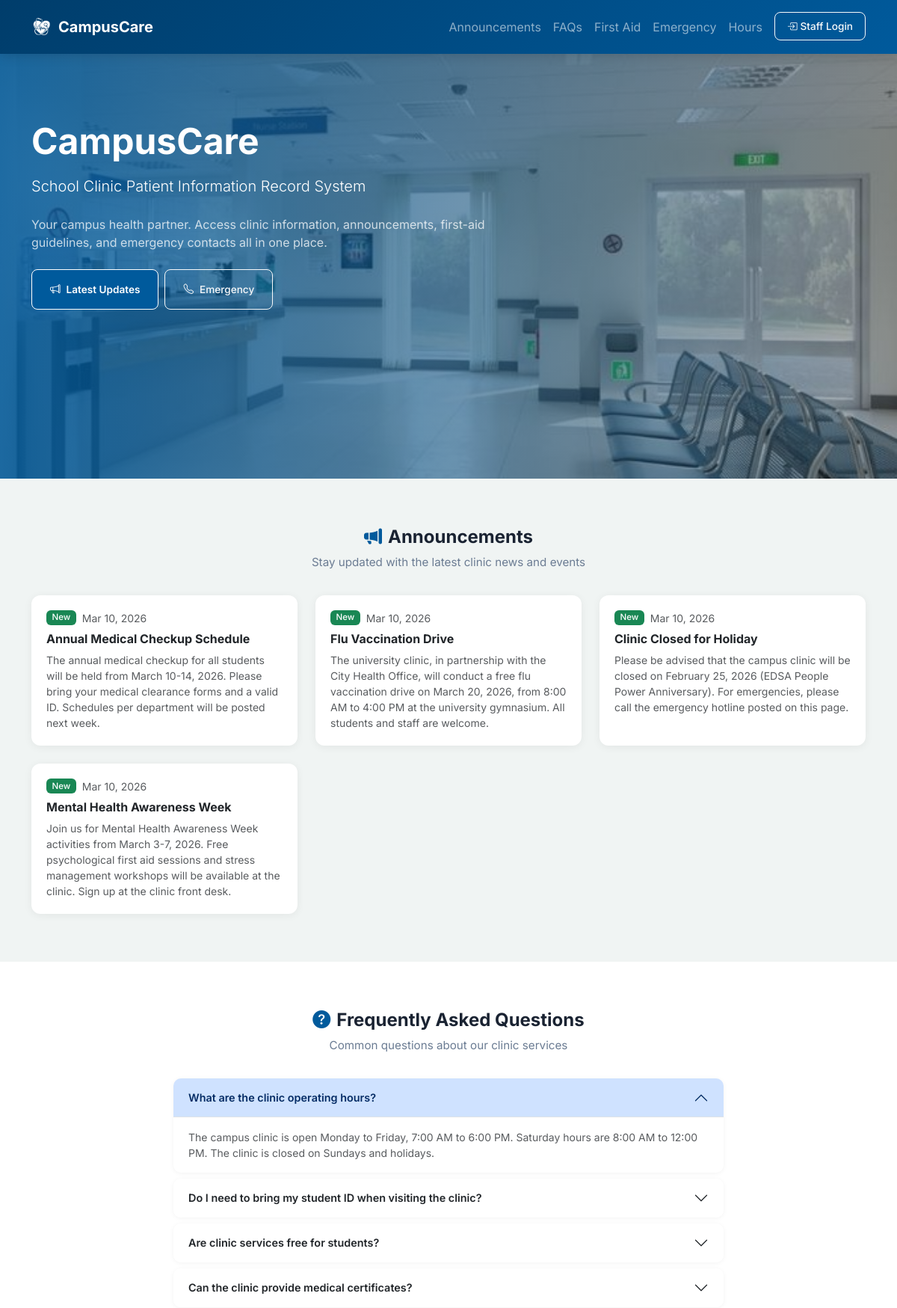
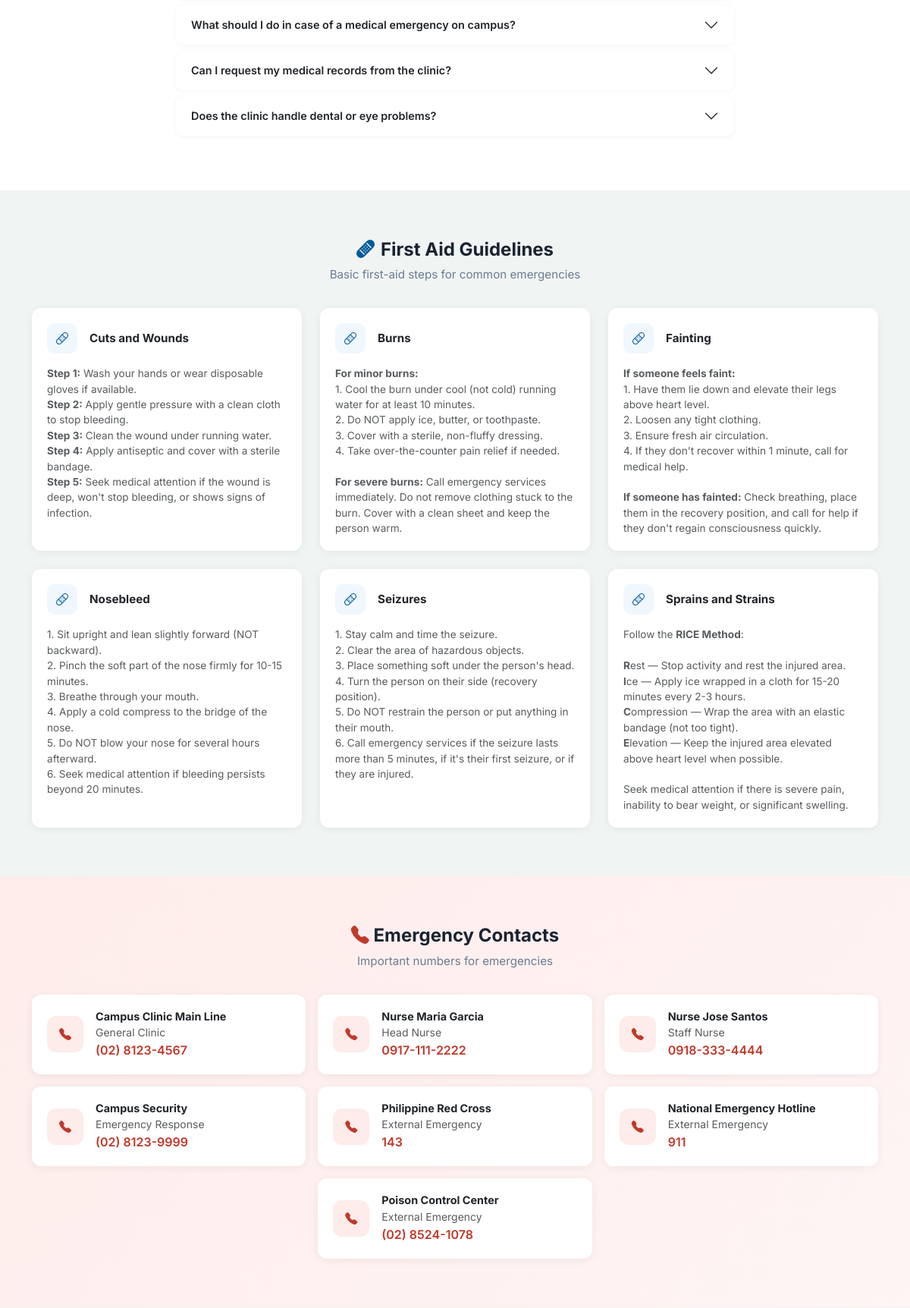
The page / (upper part) on the database its author committed (2 pictures, top to bottom).
### tables this page shows
CREATE TABLE IF NOT EXISTS `announcements` (
  `id` INT(11) NOT NULL AUTO_INCREMENT,
  `title` VARCHAR(200) NOT NULL,
  `content` TEXT NOT NULL,
  `posted_by` INT(11) DEFAULT NULL,
  `status` ENUM('published','draft') NOT NULL DEFAULT 'published',
  `created_at` DATETIME NOT NULL DEFAULT CURRENT_TIMESTAMP,
  `updated_at` DATETIME NOT NULL DEFAULT CURRENT_TIMESTAMP ON UPDATE CURRENT_TIMESTAMP,
  PRIMARY KEY (`id`),
  KEY `fk_announcement_user` (`posted_by`),
  CONSTRAINT `fk_announcement_user` FOREIGN KEY (`posted_by`) REFERENCES `users`(`id`) ON DELETE SET NULL
);

CREATE TABLE IF NOT EXISTS `faqs` (
  `id` INT(11) NOT NULL AUTO_INCREMENT,
  `question` VARCHAR(500) NOT NULL,
  `answer` TEXT NOT NULL,
  `sort_order` INT(11) NOT NULL DEFAULT 0,
  `status` ENUM('active','inactive') NOT NULL DEFAULT 'active',
  `created_at` DATETIME NOT NULL DEFAULT CURRENT_TIMESTAMP,
  `updated_at` DATETIME NOT NULL DEFAULT CURRENT_TIMESTAMP ON UPDATE CURRENT_TIMESTAMP,
  PRIMARY KEY (`id`)
);

CREATE TABLE IF NOT EXISTS `first_aid_guidelines` (
  `id` INT(11) NOT NULL AUTO_INCREMENT,
  `title` VARCHAR(200) NOT NULL,
  `content` TEXT NOT NULL,
  `sort_order` INT(11) NOT NULL DEFAULT 0,
  `status` ENUM('active','inactive') NOT NULL DEFAULT 'active',
  `created_at` DATETIME NOT NULL DEFAULT CURRENT_TIMESTAMP,
  `updated_at` DATETIME NOT NULL DEFAULT CURRENT_TIMESTAMP ON UPDATE CURRENT_TIMESTAMP,
  PRIMARY KEY (`id`)
);

CREATE TABLE IF NOT EXISTS `clinic_emergency_contacts` (
  `id` INT(11) NOT NULL AUTO_INCREMENT,
  `name` VARCHAR(150) NOT NULL,
  `role` VARCHAR(100) DEFAULT NULL,
  `phone_number` VARCHAR(20) NOT NULL,
  `email` VARCHAR(150) DEFAULT NULL,
  `sort_order` INT(11) NOT NULL DEFAULT 0,
  `status` ENUM('active','inactive') NOT NULL DEFAULT 'active',
  `created_at` DATETIME NOT NULL DEFAULT CURRENT_TIMESTAMP,
  PRIMARY KEY (`id`)
);

### config/database.php (called while the page is built, shortened)
<?php
class Database
{
    private static $instance = null;
    private $pdo;
    private function __construct()
    {
        try {
            $dsn = "mysql:host=" . DB_HOST . ";dbname=" . DB_NAME . ";charset=" . DB_CHARSET;
            $options = [
                PDO::ATTR_ERRMODE => PDO::ERRMODE_EXCEPTION,
                PDO::ATTR_DEFAULT_FETCH_MODE => PDO::FETCH_ASSOC,
                PDO::ATTR_EMULATE_PREPARES => false,
            ];
            $this->pdo = new PDO($dsn, DB_USER, DB_PASS, $options);
        }
        catch (PDOException $e) {
            die("Database connection failed: " . $e->getMessage());
        }
    }
    public static function getInstance()
    {
        if (self::$instance === null) {
            self::$instance = new self();
        }
        return self::$instance;
    }
    public function query($sql, $params = [])
    {
        $stmt = $this->pdo->prepare($sql);
        $stmt->execute($params);
        return $stmt;
    }
    public function fetchAll($sql, $params = [])
    {
        return $this->query($sql, $params)->fetchAll();
    }
}

### includes/functions.php (called while the page is built, shortened)
<?php
function e($string)
{
    return htmlspecialchars($string ?? '', ENT_QUOTES, 'UTF-8');
}
function formatDate($date, $format = 'M d, Y')
{
    return date($format, strtotime($date));
}

### index.php (the view, shortened to what this page needs)
<?php
require_once __DIR__ . '/config/database.php';
require_once __DIR__ . '/includes/functions.php';
$db = Database::getInstance();
$announcements = $db->fetchAll("SELECT * FROM announcements WHERE status = 'published' ORDER BY created_at DESC LIMIT 6");
$faqs = $db->fetchAll("SELECT * FROM faqs WHERE status = 'active' ORDER BY sort_order ASC");
$firstAidGuidelines = $db->fetchAll("SELECT * FROM first_aid_guidelines WHERE status = 'active' ORDER BY sort_order ASC");
$emergencyContacts = $db->fetchAll("SELECT * FROM clinic_emergency_contacts WHERE status = 'active' ORDER BY sort_order ASC");
?>
<!DOCTYPE html>
<html lang="en">
<head>
    <link rel="stylesheet" href="<?php echo BASE_URL; ?>/node_modules/bootstrap/dist/css/bootstrap.min.css">
    <link rel="stylesheet" href="<?php echo BASE_URL; ?>/node_modules/bootstrap-icons/font/bootstrap-icons.css">
    <link rel="stylesheet" href="<?php echo BASE_URL; ?>/css/style.css">
</head>
<body>
    <nav class="navbar navbar-expand-lg navbar-dark public-navbar fixed-top" style="box-shadow: 0 2px 15px rgba(0,0,0,0.15);">
        <div class="container">
            <a class="navbar-brand d-flex align-items-center fw-bold" href="#">
                <img src="<?php echo BASE_URL; ?>/assets/logo-main-w.png" alt="<?php echo APP_NAME; ?>" style="width:28px;height:28px;object-fit:contain;" class="me-2"><?php echo APP_NAME; ?>
            </a>
            <div class="collapse navbar-collapse" id="publicNav">
                <ul class="navbar-nav ms-auto">
                    <li class="nav-item"><a class="nav-link" href="#announcements">Announcements</a></li>
                    <li class="nav-item"><a class="nav-link" href="#faqs">FAQs</a></li>
                    <li class="nav-item"><a class="nav-link" href="#firstaid">First Aid</a></li>
                    <li class="nav-item"><a class="nav-link" href="#emergency">Emergency</a></li>
                    <li class="nav-item"><a class="nav-link" href="#hours">Hours</a></li>
                    <li class="nav-item ms-lg-2">
                        <a class="btn btn-outline-light btn-sm px-3" href="<?php echo BASE_URL; ?>/login.php">
                            <i class="bi bi-box-arrow-in-right me-1"></i>Staff Login
                        </a>
                    </li>
                </ul>
            </div>
        </div>
    </nav>
    <section class="public-hero p-0 position-relative overflow-hidden" style="min-height: 80vh;">
        <div id="heroBgCarousel" class="carousel slide carousel-fade position-absolute w-100 h-100" data-bs-ride="carousel" data-bs-interval="3000" style="z-index: 1;">
            <div class="carousel-inner h-100">
                <div class="carousel-item active h-100">
                    <div class="carousel-img-overlay" style="background-image: url('assets/clinic1.jpg');"></div>
                </div>
            </div>
        </div>
        <div class="container position-relative" style="z-index: 2; padding-top: 10rem; padding-bottom: 10rem;">
            <div class="row">
                <div class="col-lg-7 text-white">
                    <h1 class="display-5 fw-bold mb-3 animate-fade-in"><?php echo APP_NAME; ?></h1>
                    <p class="lead mb-4 opacity-100 animate-fade-in animate-delay-1"><?php echo APP_TAGLINE; ?></p>
                    <p class="mb-4 opacity-75 animate-fade-in animate-delay-2">
                        Your campus health partner. Access clinic information, announcements, first-aid guidelines, and emergency contacts all in one place.
                    </p>
                    <div class="animate-fade-in animate-delay-3 d-flex flex-column flex-md-row gap-2">
                        <a href="#announcements" class="btn btn-primary btn-md px-4 py-3 fw-semibold border-white d-flex align-items-center justify-content-center">
                            <i class="bi bi-megaphone me-2"></i>Latest Updates
                        </a>
                        <a href="#emergency" class="btn btn-outline-light btn-md px-4 py-3 d-flex align-items-center justify-content-center">
                            <i class="bi bi-telephone me-2"></i>Emergency
                        </a>
                    </div>
                </div>
            </div>
        </div>
    </section>
    <section class="public-section" id="announcements">
        <div class="container">
            <div class="text-center mb-4">
                <h2 class="section-title"><i class="bi bi-megaphone-fill text-primary-cc me-2"></i>Announcements</h2>
                <p class="section-subtitle">Stay updated with the latest clinic news and events</p>
            </div>
            <?php if (empty($announcements)): ?>
            <div class="empty-state"><i class="bi bi-megaphone"></i><p>No announcements at this time.</p></div>
            <?php
else: ?>
            <div class="row g-4">
                <?php foreach ($announcements as $ann): ?>
                <div class="col-md-6 col-lg-4">
                    <div class="public-card card h-100">
                        <div class="card-body">
                            <div class="d-flex align-items-center mb-2">
                                <span class="badge bg-success me-2">New</span>
                                <small class="text-muted"><?php echo formatDate($ann['created_at']); ?></small>
                            </div>
                            <h5 class="card-title fw-bold mb-2" style="font-size: 1rem;"><?php echo e($ann['title']); ?></h5>
                            <p class="card-text text-muted" style="font-size: 0.875rem;"><?php echo e($ann['content']); ?></p>
                        </div>
                    </div>
                </div>
                <?php
    endforeach; ?>
            </div>
            <?php
endif; ?>
        </div>
    </section>
    <section class="public-section" id="faqs">
        <div class="container">
            <div class="text-center mb-4">
                <h2 class="section-title"><i class="bi bi-question-circle-fill text-primary-cc me-2"></i>Frequently Asked Questions</h2>
                <p class="section-subtitle">Common questions about our clinic services</p>
            </div>
            <?php if (empty($faqs)): ?>
            <div class="empty-state"><i class="bi bi-question-circle"></i><p>No FAQs available.</p></div>
            <?php
else: ?>
            <div class="row justify-content-center">
                <div class="col-lg-8">
                    <div class="accordion" id="faqAccordion">
                        <?php foreach ($faqs as $i => $faq): ?>
                        <div class="accordion-item border-0 mb-2" style="border-radius: 10px; overflow: hidden; box-shadow: 0 1px 6px rgba(0,0,0,0.05);">
                            <h2 class="accordion-header">
                                <button class="accordion-button <?php echo $i > 0 ? 'collapsed' : ''; ?> fw-semibold" type="button"
                                        data-bs-toggle="collapse" data-bs-target="#faq<?php echo $faq['id']; ?>" style="font-size: 0.9rem;">
                                    <?php echo e($faq['question']); ?>
                                </button>
                            </h2>
                            <div id="faq<?php echo $faq['id']; ?>" class="accordion-collapse collapse <?php echo $i === 0 ? 'show' : ''; ?>" data-bs-parent="#faqAccordion">
                                <div class="accordion-body text-muted" style="font-size: 0.875rem;">
                                    <?php echo e($faq['answer']); ?>
                                </div>
                            </div>
                        </div>
                        <?php
    endforeach; ?>
                    </div>
                </div>
            </div>
            <?php
endif; ?>
        </div>
    </section>
    <section class="public-section" id="firstaid">
        <div class="container">
            <div class="text-center mb-4">
                <h2 class="section-title"><i class="bi bi-bandaid-fill text-primary-cc me-2"></i>First Aid Guidelines</h2>
                <p class="section-subtitle">Basic first-aid steps for common emergencies</p>
            </div>
            <?php if (empty($firstAidGuidelines)): ?>
            <div class="empty-state"><i class="bi bi-bandaid"></i><p>No guidelines available.</p></div>
            <?php
else: ?>
            <div class="row g-4">
                <?php foreach ($firstAidGuidelines as $guide): ?>
                <div class="col-md-6 col-lg-4">
                    <div class="public-card card h-100">
                        <div class="card-body">
                            <div class="d-flex align-items-center mb-3">
                                <div style="width:40px;height:40px;border-radius:10px;background:var(--cc-primary-bg);display:flex;align-items:center;justify-content:center;" class="me-3">
                                    <i class="bi bi-bandaid text-primary-cc"></i>
                                </div>
                                <h5 class="card-title fw-bold mb-0" style="font-size: 0.95rem;"><?php echo e($guide['title']); ?></h5>
                            </div>
                            <div class="text-muted" style="font-size: 0.85rem;"><?php echo $guide['content']; ?></div>
                        </div>
                    </div>
                </div>
                <?php
    endforeach; ?>
            </div>
            <?php
endif; ?>
        </div>
    </section>
    <section class="public-section" id="emergency" style="background: linear-gradient(135deg, #fdecea, #fff5f5);">
        <div class="container">
            <div class="text-center mb-4">
                <h2 class="section-title"><i class="bi bi-telephone-fill" style="color: var(--cc-danger);"></i> Emergency Contacts</h2>
                <p class="section-subtitle">Important numbers for emergencies</p>
            </div>
            <?php if (empty($emergencyContacts)): ?>
            <div class="empty-state"><i class="bi bi-telephone"></i><p>No emergency contacts listed.</p></div>
            <?php
else: ?>
            <div class="row g-3 justify-content-center">
                <?php foreach ($emergencyContacts as $contact): ?>
                <div class="col-md-6 col-lg-4">
                    <div class="card border-0 h-100" style="border-radius: 12px;">
                        <div class="card-body d-flex align-items-center">
                            <div style="width:48px;height:48px;border-radius:12px;background:var(--cc-danger-bg);display:flex;align-items:center;justify-content:center;flex-shrink:0;" class="me-3">
                                <i class="bi bi-telephone-fill" style="color: var(--cc-danger);"></i>
                            </div>
                            <div>
                                <h6 class="fw-bold mb-0" style="font-size: 0.9rem;"><?php echo e($contact['name']); ?></h6>
                                <?php if ($contact['role']): ?>
                                <small class="text-muted"><?php echo e($contact['role']); ?></small><br>
                                <?php
        endif; ?>
                                <a href="tel:<?php echo e($contact['phone_number']); ?>" class="fw-semibold" style="color: var(--cc-danger);">
                                    <?php echo e($contact['phone_number']); ?>
                                </a>
                            </div>
                        </div>
                    </div>
                </div>
                <?php
    endforeach; ?>
            </div>
            <?php
endif; ?>
        </div>
    </section>
</body>
</html>

### rows shown on the page
announcements: created_at "Mar 10, 2026", title "Annual Medical Checkup Schedule", content "The annual medical checkup for all students will be held from March 10-14, 2026. Please bring your medical clearance forms and a valid ID. Schedules per department will be posted next week."
announcements: created_at "Mar 10, 2026", title "Flu Vaccination Drive", content "The university clinic, in partnership with the City Health Office, will conduct a free flu vaccination drive on March 20, 2026, from 8:00 AM to 4:00 PM at the university gymnasium. All students and staff are welcome."
announcements: created_at "Mar 10, 2026", title "Clinic Closed for Holiday", content "Please be advised that the campus clinic will be closed on February 25, 2026 (EDSA People Power Anniversary). For emergencies, please call the emergency hotline posted on this page."
announcements: created_at "Mar 10, 2026", title "Mental Health Awareness Week", content "Join us for Mental Health Awareness Week activities from March 3-7, 2026. Free psychological first aid sessions and stress management workshops will be available at the clinic. Sign up at the clinic front desk."
faqs: question "What are the clinic operating hours?", answer "The campus clinic is open Monday to Friday, 7:00 AM to 6:00 PM. Saturday hours are 8:00 AM to 12:00 PM. The clinic is closed on Sundays and holidays."
faqs: question "Do I need to bring my student ID when visiting the clinic?"
faqs: question "Are clinic services free for students?"
faqs: question "Can the clinic provide medical certificates?"
faqs: question "What should I do in case of a medical emergency on campus?"
faqs: question "Can I request my medical records from the clinic?"
faqs: question "Does the clinic handle dental or eye problems?"
first_aid_guidelines: title "Cuts and Wounds", content "Step 1: Wash your hands or wear disposable gloves if available. Step 2: Apply gentle pressure with a clean cloth to stop bleeding. Step 3: Clean the wound under running water. Step 4: Apply antiseptic and cover with a sterile bandage. Step 5: Seek medical attention if the wound is deep, won't stop bleeding, or shows signs of infection."
first_aid_guidelines: title "Burns", content "For minor burns: 1. Cool the burn under cool (not cold) running water for at least 10 minutes. 2. Do NOT apply ice, butter, or toothpaste. 3. Cover with a sterile, non-fluffy dressing. 4. Take over-the-counter pain relief if needed. For severe burns: Call emergency services immediately. Do not remove clothing stuck to the burn. Cover with a clean sheet and keep the person warm."
first_aid_guidelines: title "Fainting", content "If someone feels faint: 1. Have them lie down and elevate their legs above heart level. 2. Loosen any tight clothing. 3. Ensure fresh air circulation. 4. If they don't recover within 1 minute, call for medical help. If someone has fainted: Check breathing, place them in the recovery position, and call for help if they don't regain consciousness quickly."
first_aid_guidelines: title "Nosebleed", content "1. Sit upright and lean slightly forward (NOT backward). 2. Pinch the soft part of the nose firmly for 10-15 minutes. 3. Breathe through your mouth. 4. Apply a cold compress to the bridge of the nose. 5. Do NOT blow your nose for several hours afterward. 6. Seek medical attention if bleeding persists beyond 20 minutes."
first_aid_guidelines: title "Seizures", content "1. Stay calm and time the seizure. 2. Clear the area of hazardous objects. 3. Place something soft under the person's head. 4. Turn the person on their side (recovery position). 5. Do NOT restrain the person or put anything in their mouth. 6. Call emergency services if the seizure lasts more than 5 minutes, if it's their first seizure, or if they are injured."
first_aid_guidelines: title "Sprains and Strains", content "Follow the RICE Method : R est — Stop activity and rest the injured area. I ce — Apply ice wrapped in a cloth for 15-20 minutes every 2-3 hours. C ompression — Wrap the area with an elastic bandage (not too tight). E levation — Keep the injured area elevated above heart level when possible. Seek medical attention if there is severe pain, inability to bear weight, or significant swelling."
clinic_emergency_contacts: name "Campus Clinic Main Line", role "General Clinic", phone_number "(02) 8123-4567"
clinic_emergency_contacts: name "Nurse Maria Garcia", role "Head Nurse", phone_number "0917-111-2222"
clinic_emergency_contacts: name "Nurse Jose Santos", role "Staff Nurse", phone_number "0918-333-4444"
clinic_emergency_contacts: name "Campus Security", role "Emergency Response", phone_number "(02) 8123-9999"
clinic_emergency_contacts: name "Philippine Red Cross", role "External Emergency", phone_number "143"
clinic_emergency_contacts: name "National Emergency Hotline", role "External Emergency", phone_number "911"
clinic_emergency_contacts: name "Poison Control Center", role "External Emergency", phone_number "(02) 8524-1078"

### other values the page prints
APP_NAME "CampusCare"
APP_TAGLINE "School Clinic Patient Information Record System"
